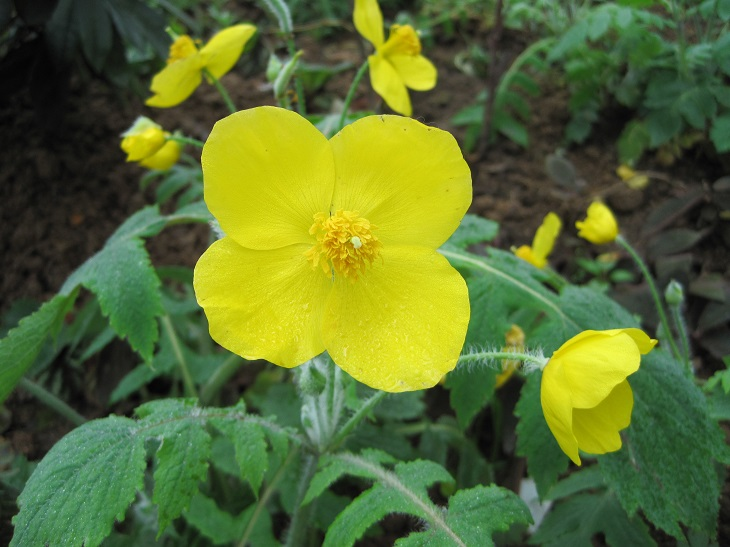
#> input picture 2入门/opencv入门/image0.JPG, 730 x 547 px, found by its file name
$ jupyter execute '04灰度直方图源码.ipynb'   (older library calls are emulated)
#> lines starting #> are read from the running program, lines starting #| are printed output that depends on the picture
[cell 1]
# 1 0-255 2 概率
# 本质：统计每个像素灰度 出现的概率 0-255 p
import cv2
import numpy as np
import matplotlib.pyplot as plt
img = cv2.imread('/Users/xh/workspaces/jupyter/opencv-example/2入门/opencv入门/image0.JPG', 1)
#> img is the input picture: shape (547, 730, 3); mean B, G, R 48.7, 109.6, 90.1
imgInfo = img.shape
#> imgInfo = (547, 730, 3)
height = imgInfo[0]
#> height = 547
width = imgInfo[1]
#> width = 730
gray = cv2.cvtColor(img,cv2.COLOR_BGR2GRAY)
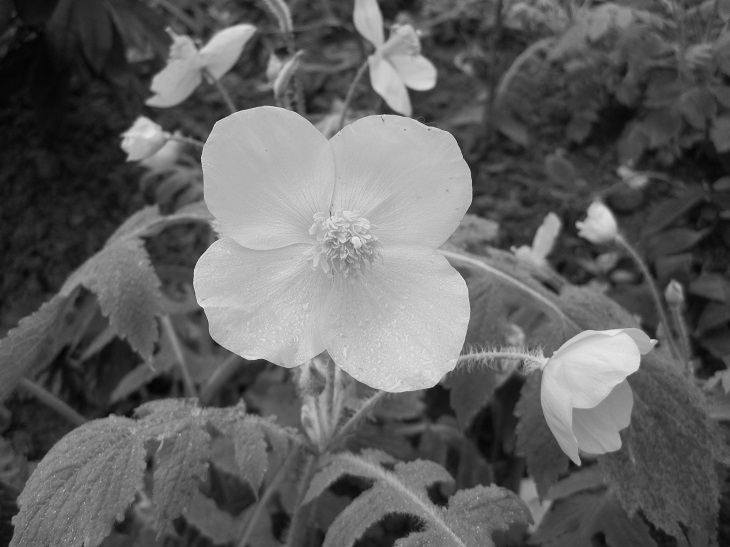
#> gray: shape (547, 730); min 4, max 236, mean 96.8
count = np.zeros(256,np.float)
for i in range(0,height):
    for j in range(0,width):
        pixel = gray[i,j]
        index = int(pixel)
        count[index] = count[index]+1
#> after the loop, count = 256 values, max 4024 at index 64, min 0 at index 0, mean 1559.8
for i in range(0,255):
    count[i] = count[i]/(height*width)
#> after the loop, count = 256 values, max 0.0101 at index 64, min 0 at index 0, mean 0.00391
x = np.linspace(0,255,256)
y = count
#> y has the same summary as count
# 0.8 条形宽度 0-1
plt.bar(x,y,0.8,alpha=1,color='b')
plt.show()
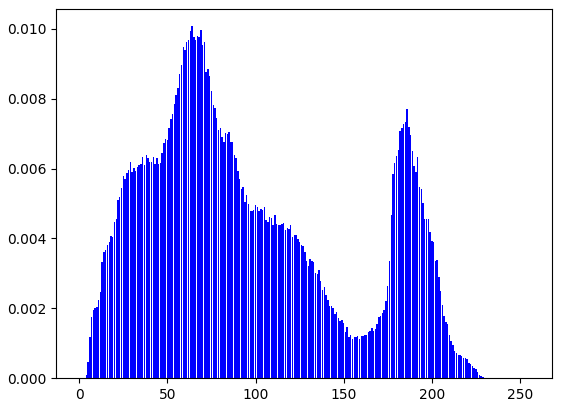
#> figure drawn by matplotlib, 1 panel; tallest bar 0.0101 high, from x = 63.6 to 64.4
